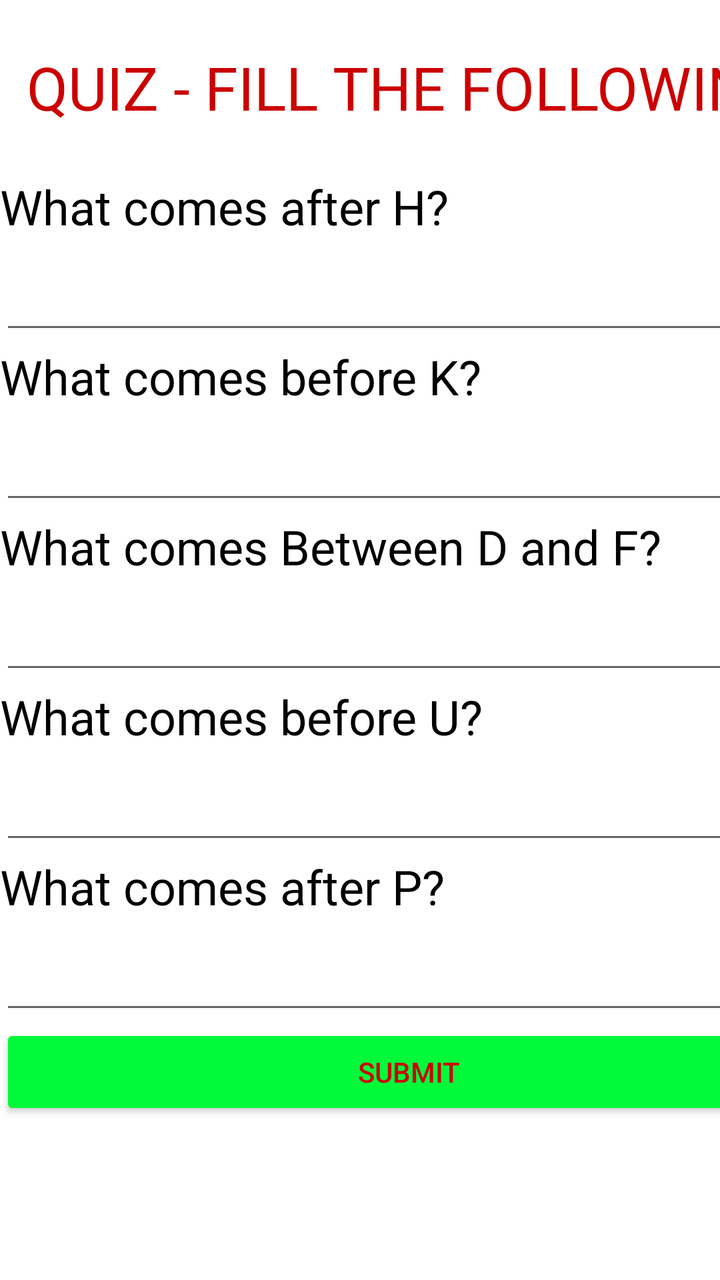
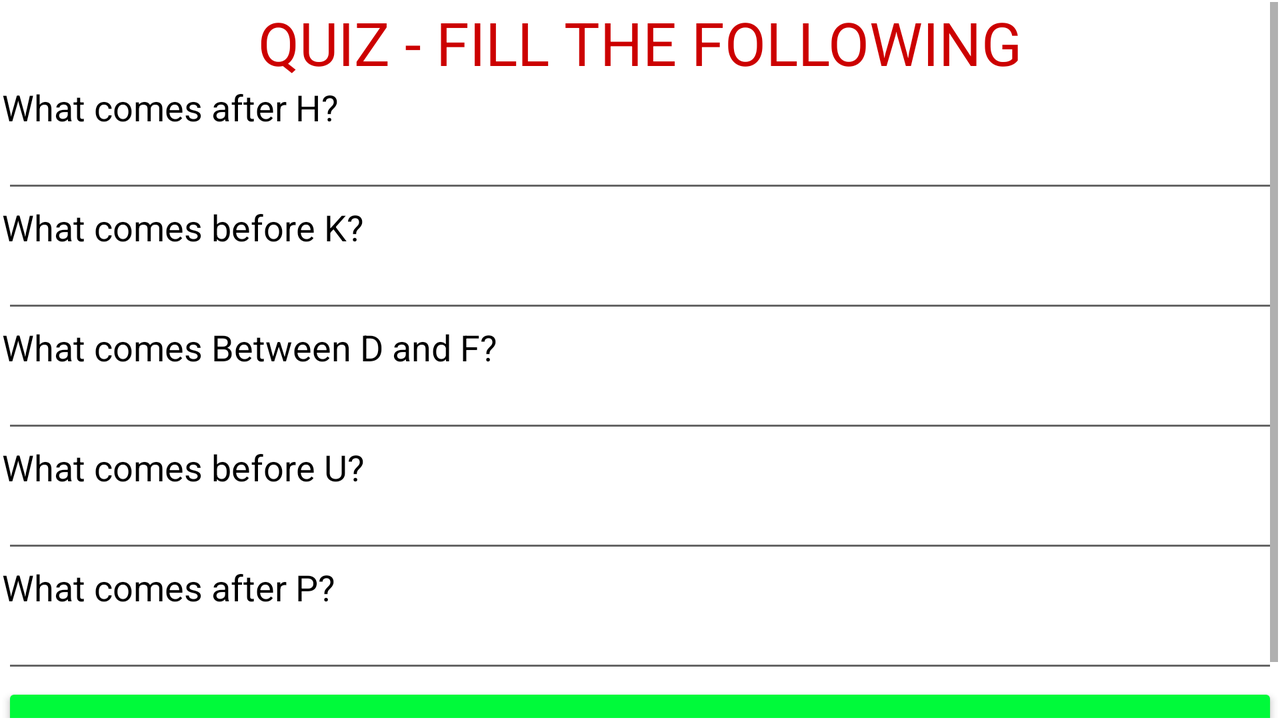

One screen, two layout resources from the same app: the default and the author's alternative for another configuration. Each is rendered where Android would select it; the XML of both is given below.
<!-- AndroidManifest.xml: application theme Theme.KidsPrimer -->
<!-- res/layout/activity_quiz2.xml -->
<?xml version="1.0" encoding="utf-8"?>
<androidx.constraintlayout.widget.ConstraintLayout xmlns:android="http://schemas.android.com/apk/res/android"
    xmlns:app="http://schemas.android.com/apk/res-auto"
    xmlns:tools="http://schemas.android.com/tools"
    android:layout_width="match_parent"
    android:layout_height="match_parent"
    tools:context=".quiz2">

    <ScrollView
        android:id="@+id/scrollView5"
        android:layout_width="409dp"
        android:layout_height="729dp"
        tools:layout_editor_absoluteX="1dp"
        tools:layout_editor_absoluteY="1dp">

        <LinearLayout
            android:layout_width="match_parent"
            android:layout_height="wrap_content"
            android:orientation="vertical">

            <TextView
                android:id="@+id/textView38"
                android:layout_width="match_parent"
                android:layout_height="87dp"
                android:gravity="center"
                android:text="QUIZ - FILL THE FOLLOWING"
                android:textColor="@android:color/holo_red_dark"
                android:textSize="30dp" />

            <TextView
                android:id="@+id/textView39"
                android:layout_width="match_parent"
                android:layout_height="40dp"
                android:text="What comes after H?"
                android:textColor="@color/black"
                android:textSize="24sp" />

            <EditText
                android:id="@+id/t1"
                android:layout_width="match_parent"
                android:layout_height="45dp"
                android:ems="10"
                android:inputType="textPersonName"
                android:textSize="24sp" />

            <TextView
                android:id="@+id/textView43"
                android:layout_width="match_parent"
                android:layout_height="40dp"
                android:text="What comes before K?"
                android:textColor="@color/black"
                android:textSize="24sp" />

            <EditText
                android:id="@+id/t2"
                android:layout_width="match_parent"
                android:layout_height="45dp"
                android:ems="10"
                android:inputType="textPersonName"
                android:textSize="24sp" />

            <TextView
                android:id="@+id/textView42"
                android:layout_width="match_parent"
                android:layout_height="40dp"
                android:text="What comes Between D and F?"
                android:textColor="@color/black"
                android:textSize="24sp" />

            <EditText
                android:id="@+id/t3"
                android:layout_width="match_parent"
                android:layout_height="45dp"
                android:ems="10"
                android:inputType="textPersonName"
                android:textSize="24sp" />

            <TextView
                android:id="@+id/textView41"
                android:layout_width="match_parent"
                android:layout_height="40dp"
                android:text="What comes before U?"
                android:textColor="@color/black"
                android:textSize="24sp" />

            <EditText
                android:id="@+id/t4"
                android:layout_width="match_parent"
                android:layout_height="45dp"
                android:ems="10"
                android:inputType="textPersonName"
                android:textSize="24sp" />

            <TextView
                android:id="@+id/textView40"
                android:layout_width="match_parent"
                android:layout_height="40dp"
                android:text="What comes after P?"
                android:textColor="@color/black"
                android:textSize="24sp" />

            <EditText
                android:id="@+id/t5"
                android:layout_width="match_parent"
                android:layout_height="45dp"
                android:ems="10"
                android:inputType="textPersonName"
                android:textSize="24sp" />

            <Button
                android:id="@+id/button6"
                android:layout_width="match_parent"
                android:layout_height="wrap_content"
                android:backgroundTint="@color/cyan"
                android:text="SUBMIT"
                android:textColor="@android:color/holo_red_dark" />
        </LinearLayout>
    </ScrollView>

</androidx.constraintlayout.widget.ConstraintLayout>
<!-- resources referenced by this layout -->
<resources>
  <color name="black">#FF000000</color>
  <color name="cyan">#00fa3a</color>
  <style name="Theme.KidsPrimer" parent="Theme.MaterialComponents.DayNight.DarkActionBar">
          
          <item name="colorPrimary">@color/purple_500</item>
          <item name="colorPrimaryVariant">@color/purple_700</item>
          <item name="colorOnPrimary">@color/white</item>
          
          <item name="colorSecondary">@color/teal_200</item>
          <item name="colorSecondaryVariant">@color/teal_700</item>
          <item name="colorOnSecondary">@color/black</item>
          
          <item name="android:statusBarColor" tools:targetApi="l">?attr/colorPrimaryVariant</item>
          
      </style>
  <color name="purple_500">#FF6200EE</color>
  <color name="purple_700">#FF3700B3</color>
  <color name="white">#FFFFFFFF</color>
  <color name="teal_200">#FF03DAC5</color>
  <color name="teal_700">#FF018786</color>
</resources>
<!-- res/layout-land/activity_quiz2.xml (the author's variant of the layout above) -->
<!-- drawn on the phone turned sideways -->
<?xml version="1.0" encoding="utf-8"?>
<androidx.constraintlayout.widget.ConstraintLayout xmlns:android="http://schemas.android.com/apk/res/android"
    xmlns:app="http://schemas.android.com/apk/res-auto"
    xmlns:tools="http://schemas.android.com/tools"
    android:layout_width="match_parent"
    android:layout_height="match_parent"
    tools:context=".quiz2">

    <ScrollView
        android:id="@+id/scrollView5"
        android:layout_width="0dp"
        android:layout_height="0dp"
        android:layout_marginStart="1dp"
        android:layout_marginTop="1dp"
        android:layout_marginEnd="1dp"
        android:layout_marginBottom="1dp"
        app:layout_constraintBottom_toBottomOf="parent"
        app:layout_constraintEnd_toEndOf="parent"
        app:layout_constraintStart_toStartOf="parent"
        app:layout_constraintTop_toTopOf="parent">

        <LinearLayout
            android:layout_width="match_parent"
            android:layout_height="wrap_content"
            android:orientation="vertical">

            <TextView
                android:id="@+id/textView38"
                android:layout_width="match_parent"
                android:layout_height="wrap_content"
                android:gravity="center"
                android:text="QUIZ - FILL THE FOLLOWING"
                android:textColor="@android:color/holo_red_dark"
                android:textSize="30dp" />

            <TextView
                android:id="@+id/textView39"
                android:layout_width="match_parent"
                android:layout_height="30dp"
                android:text="What comes after H?"
                android:textColor="@color/black"
                android:textSize="18sp" />

            <EditText
                android:id="@+id/t1"
                android:layout_width="match_parent"
                android:layout_height="30dp"
                android:ems="10"
                android:inputType="textPersonName"
                android:textSize="24sp" />

            <TextView
                android:id="@+id/textView43"
                android:layout_width="match_parent"
                android:layout_height="30dp"
                android:text="What comes before K?"
                android:textColor="@color/black"
                android:textSize="18sp" />

            <EditText
                android:id="@+id/t2"
                android:layout_width="match_parent"
                android:layout_height="30dp"
                android:ems="10"
                android:inputType="textPersonName"
                android:textSize="24sp" />

            <TextView
                android:id="@+id/textView42"
                android:layout_width="match_parent"
                android:layout_height="30dp"
                android:text="What comes Between D and F?"
                android:textColor="@color/black"
                android:textSize="18sp" />

            <EditText
                android:id="@+id/t3"
                android:layout_width="match_parent"
                android:layout_height="30dp"
                android:ems="10"
                android:inputType="textPersonName"
                android:textSize="24sp" />

            <TextView
                android:id="@+id/textView41"
                android:layout_width="match_parent"
                android:layout_height="30dp"
                android:text="What comes before U?"
                android:textColor="@color/black"
                android:textSize="18sp" />

            <EditText
                android:id="@+id/t4"
                android:layout_width="match_parent"
                android:layout_height="30dp"
                android:ems="10"
                android:inputType="textPersonName"
                android:textSize="24sp" />

            <TextView
                android:id="@+id/textView40"
                android:layout_width="match_parent"
                android:layout_height="30dp"
                android:text="What comes after P?"
                android:textColor="@color/black"
                android:textSize="18sp" />

            <EditText
                android:id="@+id/t5"
                android:layout_width="match_parent"
                android:layout_height="30dp"
                android:ems="10"
                android:inputType="textPersonName"
                android:textSize="24sp" />

            <Button
                android:id="@+id/button6"
                android:layout_width="match_parent"
                android:layout_height="wrap_content"
                android:backgroundTint="@color/cyan"
                android:text="SUBMIT"
                android:textColor="@android:color/holo_red_dark" />
        </LinearLayout>
    </ScrollView>

</androidx.constraintlayout.widget.ConstraintLayout>
